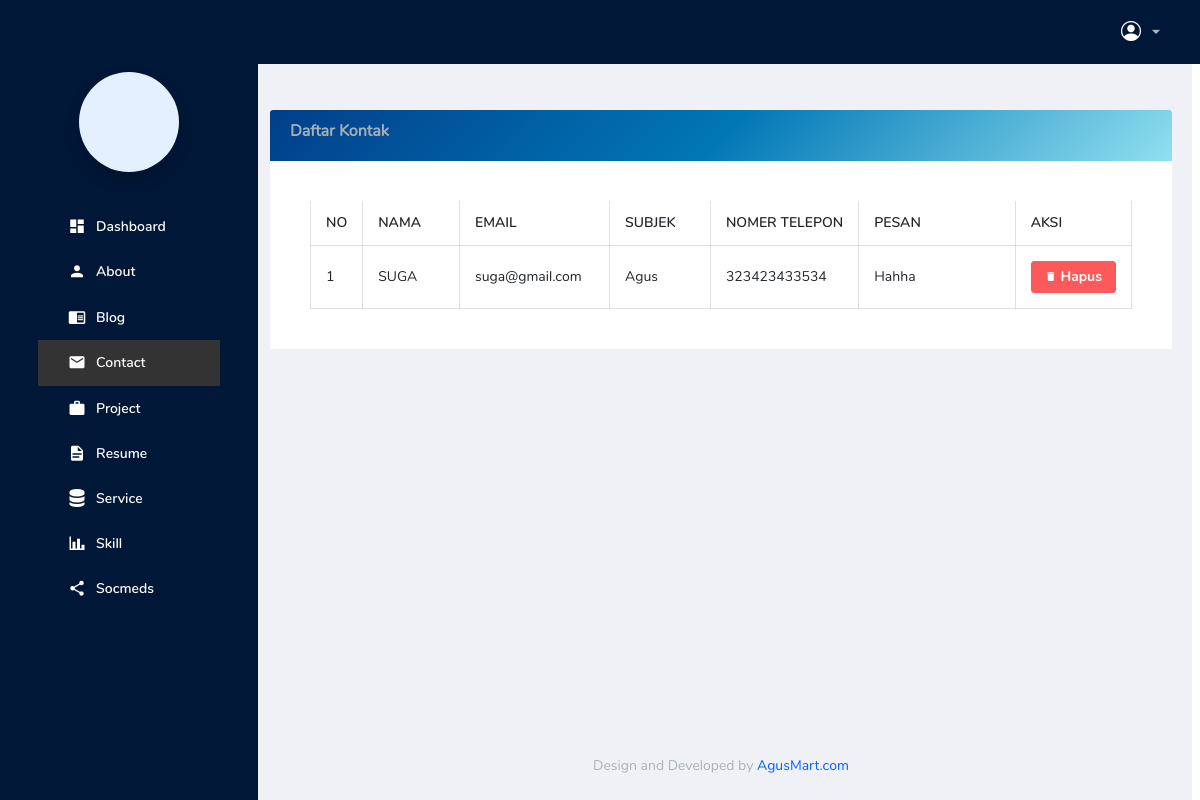
Page /backend/pages/contact/index.php (signed in) on the committed database.
### tables this page shows
CREATE TABLE `contacts` (
  `id` bigint NOT NULL,
  `name` varchar(255) NOT NULL,
  `email` varchar(255) NOT NULL,
  `subject` varchar(255) NOT NULL,
  `phone` varchar(255) NOT NULL,
  `massage` text NOT NULL
);

### backend/pages/contact/index.php (the view, shortened to what this page needs)
<?php
include '../../../config/connection.php';
$qContact = "SELECT * FROM contacts ORDER BY id DESC";
$result = mysqli_query($connect, $qContact);
?>
<!DOCTYPE html>
<html lang="en">
<?php include '../../partials/header.php'; ?>
<head>
</head>
<body>
  <div class="container-scroller">
    <?php include '../../partials/navbar.php'; ?>
    <div class="container-fluid page-body-wrapper">
      <?php include '../../partials/sidebar.php'; ?>
      <div class="main-panel">
        <div class="content-wrapper" style="padding-left: 20px; padding-right: 20px;">
          <div class="row">
            <div class="col-12">
              <div class="card">
                <div class="card-header d-flex align-items-center justify-content-between" style="background: linear-gradient(135deg, #023e8a, #0077b6, #90e0ef); border: none;">
                  <h5>Daftar Kontak</h5>
                </div>
                <div class="card-body">
                  <div class="table-responsive">
                    <table class="table table-bordered">
                      <thead>
                        <tr class="text-uppercase">
                          <th width="5%">No</th>
                          <th width="15%">Nama</th>
                          <th width="20%">Email</th>
                          <th width="15%">Subjek</th>
                          <th width="15%">Nomer telepon</th>
                          <th width="35%">Pesan</th>
                          <th width="10%">Aksi</th>
                        </tr>
                      </thead>
                      <tbody>
                        <?php if ($result && $result->num_rows > 0): ?>
                          <?php $no = 1;
                          while ($item = $result->fetch_object()): ?>
                            <tr>
                              <td><?= $no ?></td>
                              <td class="text-uppercase"><?= htmlspecialchars($item->name) ?></td>
                              <td><?= htmlspecialchars($item->email) ?></td>
                              <td class="text-capitalize"><?= htmlspecialchars($item->subject) ?></td>
                              <td><?= htmlspecialchars($item->phone) ?></td>
                              <td class="table-message text-capitalize" title="<?= htmlspecialchars($item->massage) ?>">
                                <?= htmlspecialchars($item->massage) ?>
                              </td>
                              <td class="action-buttons">
                                <form method="POST" action="../../actions/contact/destroy.php" style="display:inline;">
                                  <button type="submit" class="btn btn-danger btn-sm"
                                    onclick="return confirm('Apakah Anda yakin ingin menghapus kontak ini?')">
                                    <i class="mdi mdi-delete"></i> Hapus
                                  </button>
                                </form>
                              </td>
                            </tr>
                          <?php $no++;
                          endwhile; ?>
                        <?php else: ?>
                          <tr>
                            <td colspan="6" class="text-center py-4">Tidak ada data kontak</td>
                          </tr>
                        <?php endif; ?>
                      </tbody>
                    </table>
                  </div>
                </div>
              </div>
            </div>
          </div>
        </div>
        <?php include '../../partials/footer.php'; ?>
      </div>
    </div>
  </div>
</body>
</html>

### backend/partials/header.php (style rules this page uses)
.page-body-wrapper { display: flex; }
.main-panel { margin-left: 250px; width: calc(100% - 250px); }

### backend/pages/contact/index.php (style rules this page uses)
.action-buttons { white-space: nowrap; }
.action-buttons .btn { margin-right: 5px; }
.action-buttons .btn:last-child { margin-right: 0; }
.table-message { max-width: 300px; white-space: nowrap; overflow: hidden; text-overflow: ellipsis; }

### rows in the picture
contacts: name "SUGA", email "suga@gmail.com", subject "Agus", phone "323423433534", massage "Hahha"
